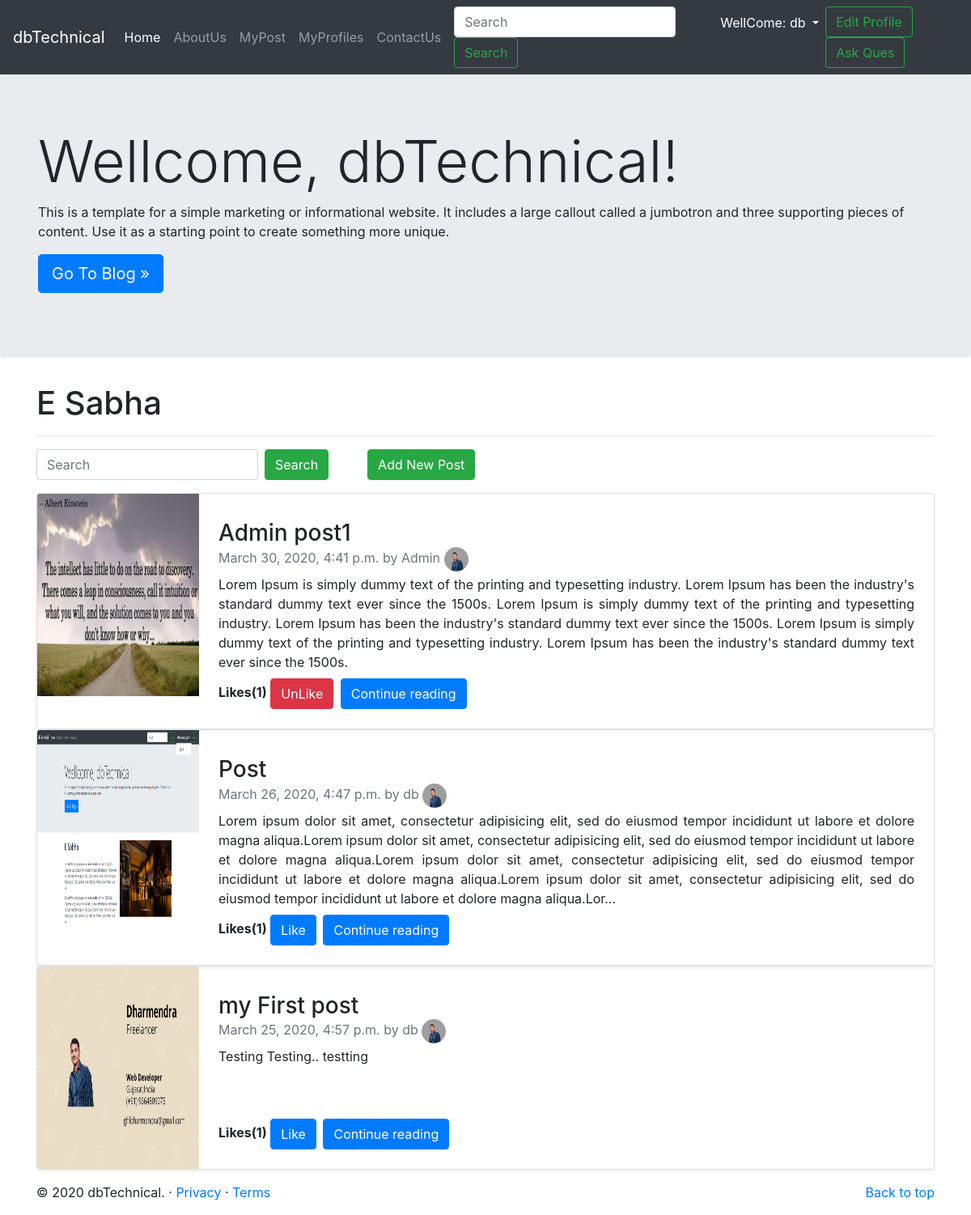
The page /social/home/ (signed in) on the database its author committed.
### social/models.py (models this page shows, shortened)
class MyProfile(models.Model):
    name = models.CharField(max_length=50)
    user = models.OneToOneField(to=User, on_delete=CASCADE)
    age = models.IntegerField(default=18, validators=[MinValueValidator(18)])
    gender = models.CharField(max_length=10, default="Male", choices=(("Male","Male"),("Female","Female")))
    status = models.CharField(max_length=10, default="single", choices=(("single","single"),("married","married"),("widow","widow"),("seprated","seprated"),("commited","commited")))
    phone = models.CharField(validators=[RegexValidator("0?^[5-9]{1}\d{9}$")],max_length=20, null=True, blank=True)
    address = models.TextField(null=True, blank=True)
    description = models.TextField(null=True, blank=True)
    image = models.ImageField(upload_to="social/images", default="")
    def __str__(self):
        return "%s" % self.name

class MyPost(models.Model):
    image = models.ImageField(upload_to="social/images", default="")
    subject = models.CharField(max_length=200)
    msg = models.TextField(null=True, blank=True)
    pub_date = models.DateTimeField(auto_now_add=True)
    uploaded_by = models.ForeignKey(to=MyProfile, on_delete=CASCADE, blank=True, null=True)

### social/views.py (the view)
# urls.py: path('home/', views.HomeView.as_view()),
@method_decorator(login_required, name="dispatch")
class HomeView(TemplateView):
    template_name = "social/home.html"
    def get_context_data(self, **kwargs):
        context = super().get_context_data(**kwargs)
        FollowedList = FollowUser.objects.filter(followed_by=self.request.user.myprofile)
        FollowedList2 = []
        for e in FollowedList:
            FollowedList2.append(e.profile)
        search = self.request.GET.get('uq')
        if search == None:
            search =""
        PostList = MyPost.objects.filter(Q(uploaded_by__in=FollowedList2)).filter(Q(subject__icontains = search) | Q(msg__icontains = search)).order_by("-id")
        for p1 in PostList:
            p1.liked = False
            ob = PostLike.objects.filter(post = p1, liked_by=self.request.user.myprofile)
            if ob:
                p1.liked = True
            postlikecount = PostLike.objects.filter(post = p1)
            p1.likecount = postlikecount.count()
        context["mypost_list"] = PostList
        return context

### social/templates/social/home.html (shortened to what this page needs)
{% extends 'base.html' %}
{% block homeactive %}active{% endblock homeactive %}
{% block content %}
<main role="main">
  <div class="jumbotron">
    <div class="container">
      <h1 class="display-3">Wellcome, dbTechnical!</h1>
      <p>This is a template for a simple marketing or informational website. It includes a large callout called a
        jumbotron and three supporting pieces of content. Use it as a starting point to create something more unique.
      </p>
      <p><a class="btn btn-primary btn-lg" href="/blog" role="button">Go To Blog &raquo;</a></p>
    </div>
  </div>
<div class="container">
   <div class="row">
    <div class="col-md-12">
      <h1 class="myhead2">E Sabha</h1>
      <hr>
      <form method="get" class="form-inline" >
    <input type="text" value="{{request.GET.uq}}" name="uq" class="form-control mr-sm-2" placeholder="Search" required>
    <button type="submit" class="btn btn-success my-2 my-sm-0">Search</button>
    <a href="/social/mypost/create/" class="btn btn-success mx-5">  Add New Post </a>
</form>
 <div class="row mt-3">
  {% for item in mypost_list %}
    <div class="col-sm-12">
      <div class="row no-gutters border rounded overflow-hidden flex-md-row  shadow-sm h-md-250 position-relative">
        <div class="col-auto d-none d-lg-block">
            <img src="/media/{{item.image}}" class="bd-placeholder-img" width="200" height="250" alt="{{item.title}}" />
         </div>
            <div class="col p-4 d-flex flex-column position-static">
              <h3 class="mb-0">{{item.subject | truncatechars:100 }}</h3>
              <div class="mb-1 text-muted">{{item.pub_date}} by {{item.uploaded_by}}
                  {% if item.uploaded_by.image %}
                    <img src="/media/{{item.uploaded_by.image}}" class="rounded-circle " width="30px" height="30px" alt="{{item.uploaded_by}}" />
                  {% endif %}
              </div>
              <p  class="card-text mb-auto" align="justify">{{item.msg | truncatechars:500}}</p>
              <div class="mt-2">
              <strong>Likes({{item.likecount}})</strong>
              {% if item.liked %}
              <a href="/social/mypost/unlike/{{item.id}}" class="btn btn-danger mr-1">UnLike</a>
              {% else %}
              <a href="/social/mypost/like/{{item.id}}" class="btn btn-primary mr-1">Like</a>
              {% endif %}
              <a href="/social/mypost/{{item.id}}" class="btn btn-primary mr-5">Continue reading</a>
                </div>
            </div>
        </div>
      </div>
  {% endfor %}
    </div>
    </div>
  </div>
</main>
{% endblock %}

### social/templates/base.html (shortened to what this page needs)
<!doctype html>
<html lang="en">
<head>
  <link rel="stylesheet" href="https://stackpath.bootstrapcdn.com/bootstrap/4.4.1/css/bootstrap.min.css"
>
</head>
<body>
  <nav class="navbar navbar-expand-lg navbar-dark bg-dark">
    <a class="navbar-brand" href="/">dbTechnical</a>
    <div class="collapse navbar-collapse" id="navbarNavDropdown">
      <ul class="navbar-nav mr-auto">
        <li class="nav-item {% block homeactive %}{% endblock homeactive %}">
          <a class="nav-link" href="/social/home/">Home <span class="sr-only">(current)</span></a>
        </li>
        <li class="nav-item {% block aboutactive %}{% endblock aboutactive %}">
          <a class="nav-link" href="/social/about/">AboutUs</a>
        </li>
        <li class="nav-item {% block mypostactive %}{% endblock mypostactive %}">
          <a class="nav-link" href="/social/mypost/"> MyPost</a>
        </li>
        <li class="nav-item {% block myprofileactive %}{% endblock myprofileactive %}">
          <a class="nav-link" href="/social/profile/"> MyProfiles</a>
        </li>
        <li class="nav-item {% block contactactive %}{% endblock contactactive %}">
          <a class="nav-link" href="/social/contact/">ContactUs</a>
        </li>
      </ul>
    <form  class="form-inline mx-2">
      <input class="form-control mr-sm-2" Required type="search" name="query" id="search" placeholder="Search"
        aria-label="Search">
      <button class="btn btn-outline-success my-2 my-sm-0" type="submit">Search</button>
    </form>
   {% if user.is_authenticated %}
    <ul class="navbar-nav navbar-expand">
     <li class="nav-item dropdown active">
        <a class="nav-link dropdown-toggle" href="#" id="navbarDropdown" role="button" data-toggle="dropdown" aria-haspopup="true" aria-expanded="false">
          WellCome: {{request.user.myprofile.name}}
        </a>
      </li>
      <li class="nav-item dropdown">
       {% if user.is_superuser %}
          <a class="btn btn-outline-success" href="/admin">Admin</a>
        {% else %}
          {% if user.is_authenticated %}
          <a class="btn btn-outline-success" href="/social/profile/edit/{{ user.myprofile.id}}">Edit Profile</a>
          <a class="btn btn-outline-success" href="/social/question/create/">Ask Ques</a>
          {% endif %}
        {% endif %}
        </li>
    </ul>
  {% endif %}
  </div>
  </nav>
  {% block content %}
  {% endblock %}
  <footer class="container mt-3">
    <p class="float-right"><a href="#">Back to top</a></p>
    <p>© 2020 dbTechnical. · <a href="/privacy">Privacy</a> · <a href="#">Terms</a></p>
  </footer>
</body>
</html>

### rows shown on the page
MyPost: image (picture), subject "Admin post1", pub_date "March 30, 2020, 4:41 p.m.", uploaded_by "Admin", uploaded_by.image (picture), msg "Lorem Ipsum is simply dummy text of the printing and typesetting industry. Lorem Ipsum has been the industry's standard dummy text ever since the 1500s. Lorem Ipsum is simply dummy text of the printing and typesetting industry. Lorem Ipsum has been the industry's standard dummy text ever since the 1500s. Lorem Ipsum is simply dummy text of the printing and typesetting industry. Lorem Ipsum has been the industry's standard dummy text ever since the 1500s.", likecount "1"
MyPost: image (picture), subject "Post", pub_date "March 26, 2020, 4:47 p.m.", uploaded_by "db", uploaded_by.image (picture), msg "Lorem ipsum dolor sit amet, consectetur adipisicing elit, sed do eiusmod tempor incididunt ut labore et dolore magna aliqua.Lorem ipsum dolor sit amet, consectetur adipisicing elit, sed do eiusmod tempor incididunt ut labore et dolore magna aliqua.Lorem ipsum dolor sit amet, consectetur adipisicing elit, sed do eiusmod tempor incididunt ut labore et dolore magna aliqua.Lorem ipsum dolor sit amet, consectetur adipisicing elit, sed do eiusmod tempor incididunt ut labore et dolore magna aliqua.Lor…", likecount "1"
MyPost: image (picture), subject "my First post", pub_date "March 25, 2020, 4:57 p.m.", uploaded_by "db", uploaded_by.image (picture), msg "Testing Testing.. testting", likecount "1"

### other values the page prints
{{ request.user.myprofile.name }} "db"
